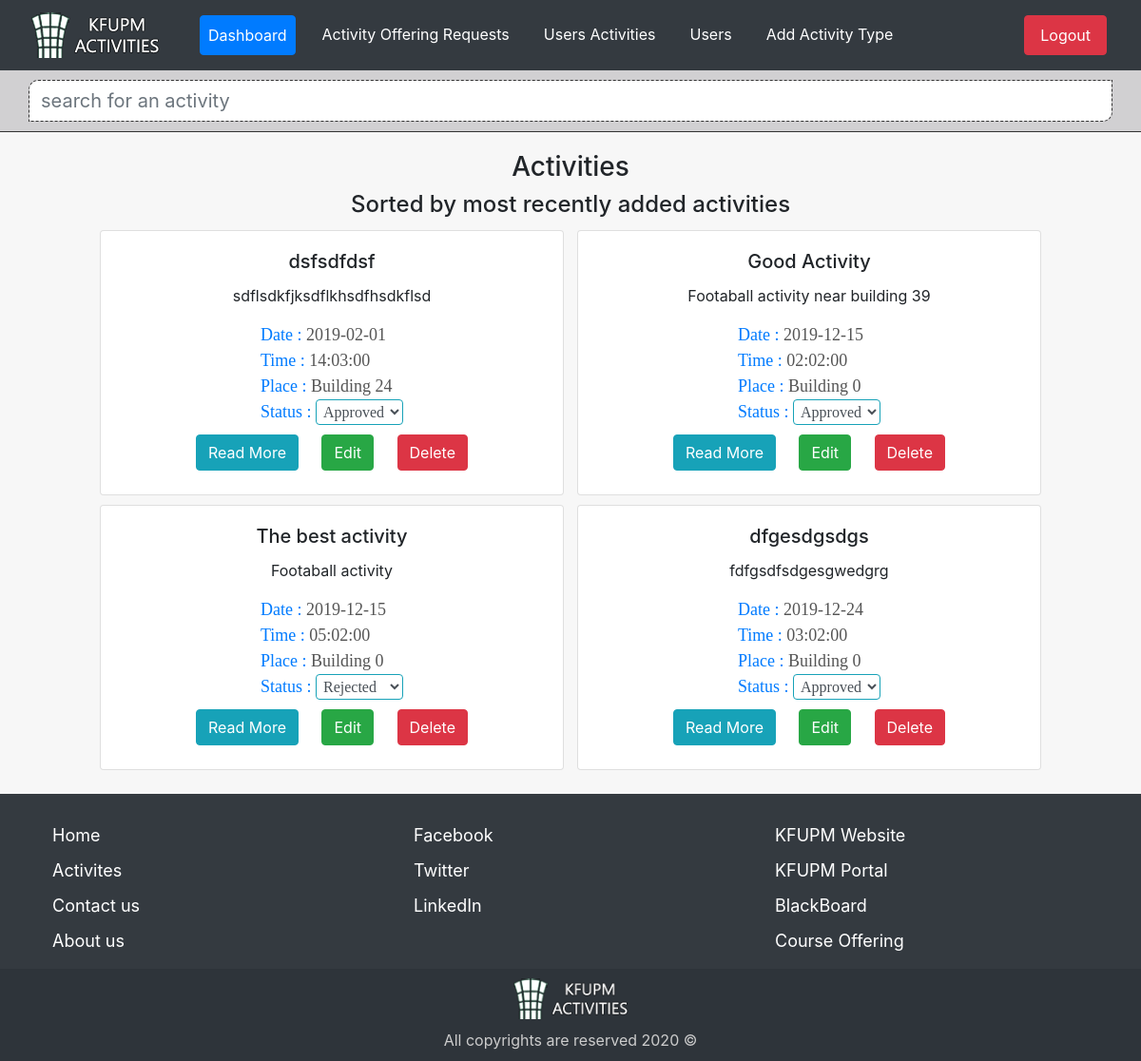
Screenshot of /admin/manageUsersActivities.php (signed in) with the database file from the repository.
### tables this page shows
CREATE TABLE `activities` (
  `id` int(11) NOT NULL,
  `title` varchar(200) NOT NULL,
  `description` text NOT NULL,
  `date` date NOT NULL,
  `time` time NOT NULL,
  `place` varchar(150) NOT NULL,
  `place_desc` varchar(200) NOT NULL,
  `type` int(11) NOT NULL,
  `rating` int(11) NOT NULL,
  `user_id` int(11) NOT NULL,
  `status` int(11) NOT NULL,
  `creation_date` date NOT NULL
);

### admin/manageUsersActivities.php (the view, shortened to what this page needs)
<?php
include_once "../page/admin_header.php";
include_once "../config.php";
?>
<div id="requestsFilter" class="filterBar">
    <form class="form-group" method="post"><input type="text" class="form-control" placeholder="search for an activity" id="searchBox"></form>
</div>
<div id="recentActivities" >
    <h3>Activities</h3>
    <h4>Sorted by most recently added activities</h4>
    <?php
    $sql = "SELECT * FROM activities";
    $query = mysqli_query($connect,$sql);
    while($row = mysqli_fetch_array($query)){
        $statusText = "Pending";
        switch($row['status']){
            case 1: $statusText = "Approved";break;
            case 2: $statusText = "Rejected";break;
        }
    ?>
    <div id="activityCard<?php echo $row['id'];?>" class="activityCard card col-sm-10 col-md-5">
        <div class="card-body">
            <h5  class="card-title"><?php echo $row['title'];?></h5>
            <p class="card-text"><?php echo $row['description'];?></p>
            <div class="accessDetails">
                <ul>
                    <span>
                        <li>Date : <span class="value"><?php echo $row['date'];?></span></li>
                        <li>Time : <span class="value"><?php echo $row['time'];?></span></li>
                        <li>Place : <span class="value"><?php $place=strlen($row['place'])>=5?$row['place']:"Building ".$row['place']; echo $place;?></span></li>
                        <li>Status : <span class="value">
                            <select class="status form-control" id="<?php echo $row['id'];?>">
                                <option value="Approved" <?php if($statusText == "Approved")echo "selected='selected'"?>>Approved</option>
                                <option value="Rejected" <?php if($statusText == "Rejected")echo "selected='selected'"?>>Rejected</option>
                            </select>
                            </span></li>
                    </span>
                </ul>
            </div>
            <a href="../activityDetails.php?id=<?php echo $row['id'];?>" class="card-link btn btn-info">Read More</a>
            <a href="editActivity.php?id=<?php echo $row['id'];?>" class="card-link btn btn-success">Edit</a>
            <a href="?delete=<?php echo $row['id'];?>" class="card-link btn btn-danger">Delete</a>
        </div>
    </div>
    <?php
    }
    ?>
</div>
</div>
</body>
</html>

### css/style.css (style rules this page uses)
body { background: #F7F7F7; }
footer { bottom: 0; min-height: 150px; width: 100%; padding-top: 20px; text-align: center; }
footer a { text-decoration: none; color: white; }
footer ul { text-align: left; }
footer ul li { font-size: 18px; margin: 10px; }
footer #logo { width: 150px; margin: auto; display: block; vertical-align: top; margin-bottom: 10px; }
#recentActivities .activityCard { display: inline-block; margin: 5px 5px 5px 5px; vertical-align: top; }
#recentActivities { margin-top: 20px; margin-bottom: 20px; padding: 0px 15px; text-align: center; }
.activityCard ul { list-style-type: none; }
.activityCard ul li { font-weight: 500; font-size: 18px; font-family: tahoma; margin: 0px 5px 0px 5px; color: #007bff; }
.activityCard .btn { margin-bottom: 5px; }
.filterBar { padding: 10px 30px 10px 30px; background: #d1d0d2; border-bottom: 1px solid #333; font-size: 20px; }
.filterBar input { font-size: 20px; border: 1px dashed #333; border-radius: 10px 0px 10px 0px; vertical-align: center; }
.filterBar form { margin: 0; }
.accessDetails { margin-bottom: 10px; }
.accessDetails .value { color: #555; }
.accessDetails ul { display: inline-block; margin: auto; padding: 0px; }
.accessDetails ul span { text-align: left; }
.activityCard select.status { width: auto; display: inline-block; padding: 3px; height: auto; border: 1px solid #17a2b8; }
.footer-bar { background-color: #2e343a; padding: 10px; }

### rows the page displays
activities: title "dsfsdfdsf", description "sdflsdkfjksdflkhsdfhsdkflsd", date "2019-02-01", time "14:03:00", place "Building 24", status+id "Approved"
activities: title "Good Activity", description "Footaball activity near building 39", date "2019-12-15", time "02:02:00", place "Building 0", status+id "Approved"
activities: title "The best activity", description "Footaball activity", date "2019-12-15", time "05:02:00", place "Building 0", status+id "Rejected"
activities: title "dfgesdgsdgs", description "fdfgsdfsdgesgwedgrg", date "2019-12-24", time "03:02:00", place "Building 0", status+id "Approved"
